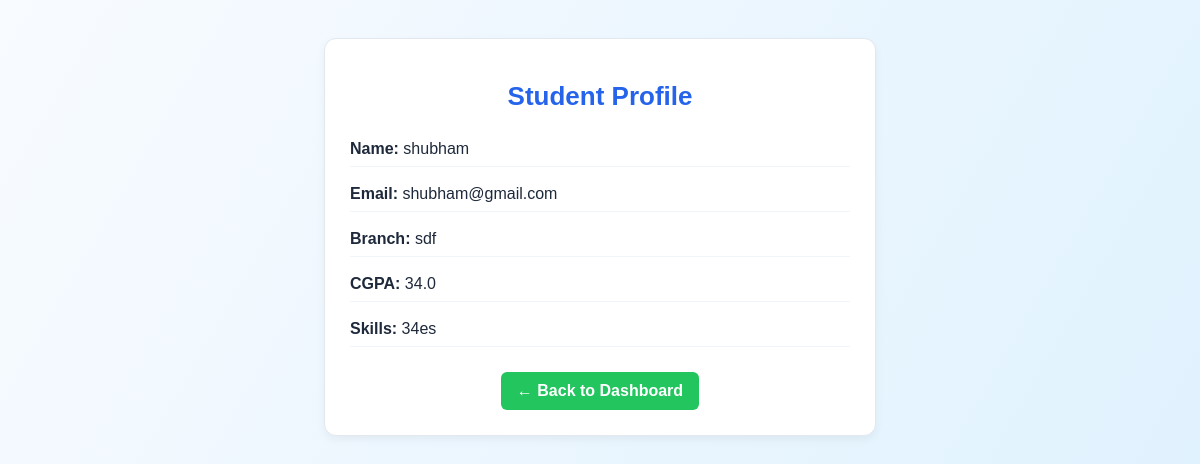
The page /company/student/1 (signed in) on the database its author committed.
### app.py (models this page shows)
class User(db.Model):
    __tablename__ = "users"
    id = db.Column(db.Integer, primary_key=True)
    name = db.Column(db.String(100), nullable=False)
    email = db.Column(db.String(120), unique=True, nullable=False)
    password = db.Column(db.String(200), nullable=False)
    role = db.Column(db.String(20), nullable=False)
    is_approved = db.Column(db.Boolean, default=False)
    is_active = db.Column(db.Boolean, default=True)
    created_at = db.Column(
        db.DateTime,
        default=datetime.utcnow
    )
    student_profile = db.relationship(
        "StudentProfile",
        back_populates="user",
        cascade="all, delete"
    )
    company_profile = db.relationship(
        "CompanyProfile",
        back_populates="user",
        cascade="all, delete"
    )

class StudentProfile(db.Model):
    __tablename__ = "student_profiles"
    id = db.Column(db.Integer, primary_key=True)
    user_id = db.Column(
        db.Integer,
        db.ForeignKey("users.id"),
        nullable=False
    )
    branch = db.Column(db.String(100))
    cgpa = db.Column(db.Float)
    skills = db.Column(db.String(200))
    user = db.relationship(
        "User",
        back_populates="student_profile"
    )
    applications = db.relationship(
        "Application",
        back_populates="student",
        cascade="all, delete"
    )

### app.py (the view)
@app.route("/company/student/<int:student_id>")
def view_student_profile(student_id):
    if "user_id" not in session:
        return redirect("/login")
    if session.get("role") != "company":
        return "Unauthorized", 403
    company = CompanyProfile.query.filter_by(user_id=session["user_id"]).first()
    if not company:
        return "Company profile not found", 404
    student = StudentProfile.query.filter_by(id=student_id).first()
    if not student:
        return "Student not found", 404
    applications = [
        app for app in student.applications
        if app.job.company_id == company.id
    ]
    total_applied = len(applications)
    return render_template(
        "student_details.html",  # make sure this matches your HTML filename
        student=student,
        applications=applications,
        total_applied=total_applied
    )

### templates/student_details.html (shortened to what this page needs)
<!DOCTYPE html>
<html lang="en">
<head>
</head>
<body>
<div class="profile-card">
<h1>Student Profile</h1>
<div class="info"><strong>Name:</strong> {{ student.user.name }}</div>
<div class="info"><strong>Email:</strong> {{ student.user.email }}</div>
<div class="info"><strong>Branch:</strong> {{ student.branch }}</div>
<div class="info"><strong>CGPA:</strong> {{ student.cgpa }}</div>
<div class="info"><strong>Skills:</strong> {{ student.skills }}</div>
<a href="/company_dashboard" class="back-btn">
← Back to Dashboard
</a>
</div>
</body>
</html>

### templates/student_details.html (style rules this page uses)
body { background: linear-gradient(120deg,#f8fbff,#e0f2fe); color:#1e293b; font-family: Verdana,sans-serif; padding:30px; }
.profile-card { background:white; border-radius:12px; padding:25px; max-width:500px; margin:auto; border:1px solid #e2e8f0; box-shadow:0 4px 10px rgba(0,0,0,0.05); }
h1 { color:#2563eb; margin-bottom:20px; font-size:26px; text-align:center; }
.info { margin:10px 0; font-size:16px; padding:8px 0; border-bottom:1px solid #f1f5f9; }
.back-btn { display:block; width:fit-content; text-align:center; margin:25px auto 0; background:#22c55e; color:white; padding:10px 16px; border-radius:6px; text-decoration:none; font-weight:bold; transition:0.3s; }

### rows shown on the page
User: user.name "shubham", user.email "shubham@gmail.com"
StudentProfile: branch "sdf", cgpa "34.0", skills "34es"
